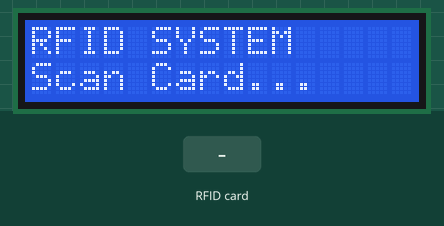
The sketch below on a simulated ESP32. On the bench: 16×2 character LCD. The test bench sets the inputs (shaded band). What the sketch prints to the serial monitor is not drawn.

Above: at 3.3 s.
3.4 s: RFID card 5E 7A 19 C4 held to the reader
At 4.1 s:
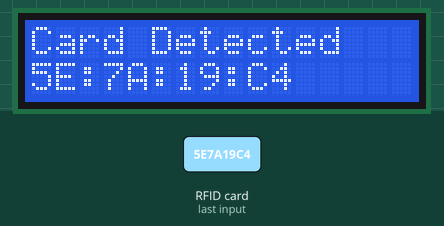
At 6.1 s:
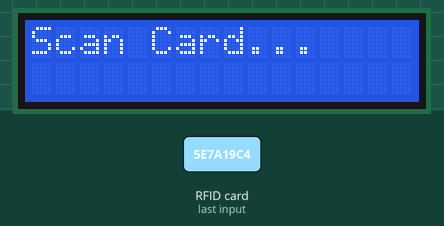
Timing chart, 0 to 7.6 s (numbered marks = the images above; inputs shaded):
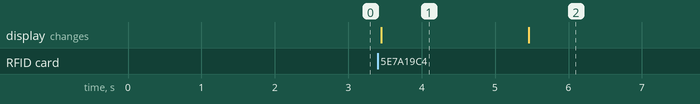

The sketch:

main.ino
```cpp
#include <SPI.h>
#include <MFRC522.h>
#include <Wire.h>
#include <LiquidCrystal_I2C.h>

#define SS_PIN 5
#define RST_PIN 4

MFRC522 rfid(SS_PIN, RST_PIN);
LiquidCrystal_I2C lcd(0x27, 16, 2);

void setup() {
  Serial.begin(115200);

  // LCD
  Wire.begin(21, 22);
  lcd.init();
  lcd.backlight();

  lcd.setCursor(0, 0);
  lcd.print("RFID SYSTEM");
  lcd.setCursor(0, 1);
  lcd.print("Scan Card...");
  delay(2000);

  // RFID
  SPI.begin(18, 19, 23, 5);
  rfid.PCD_Init();

  Serial.println("RFID Ready");
}

void loop() {

  // Check for new card
  if (!rfid.PICC_IsNewCardPresent()) {
    return;
  }

  if (!rfid.PICC_ReadCardSerial()) {
    return;
  }

  // Display UID
  lcd.clear();
  lcd.setCursor(0, 0);
  lcd.print("Card Detected");

  Serial.print("UID: ");

  lcd.setCursor(0, 1);

  for (byte i = 0; i < rfid.uid.size; i++) {

    if (rfid.uid.uidByte[i] < 0x10) {
      Serial.print("0");
    }

    Serial.print(rfid.uid.uidByte[i], HEX);

    if (i < rfid.uid.size - 1) {
      Serial.print(":");
    }

    if (i < 4) {
      lcd.print(rfid.uid.uidByte[i], HEX);
      if (i < rfid.uid.size - 1) {
        lcd.print(":");
      }
    }
  }

  Serial.println();

  delay(2000);

  lcd.clear();
  lcd.setCursor(0, 0);
  lcd.print("Scan Card...");

  rfid.PICC_HaltA();
  rfid.PCD_StopCrypto1();
}
```

Measured:
- after the input at 3.4 s, the display: changes after 0.05 s (image 1)
- what the display in image 1 shows lasts 2.1 s, from 3.4 s to 5.5 s
